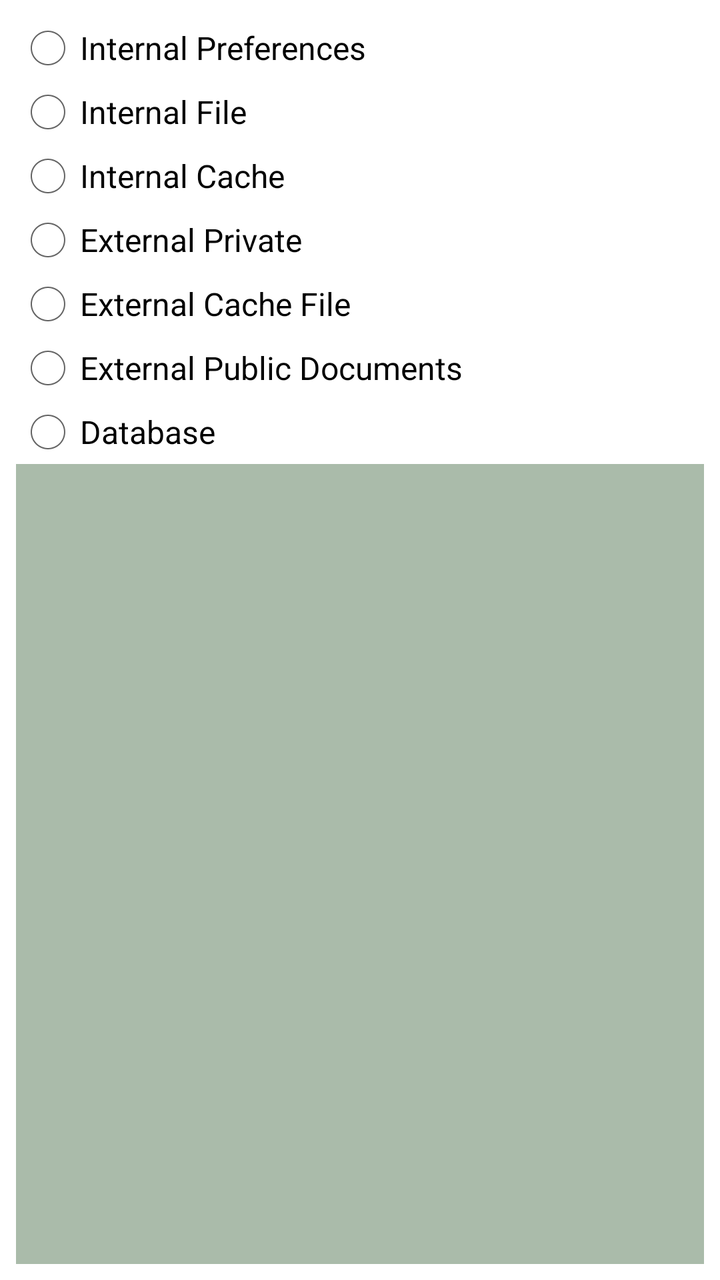
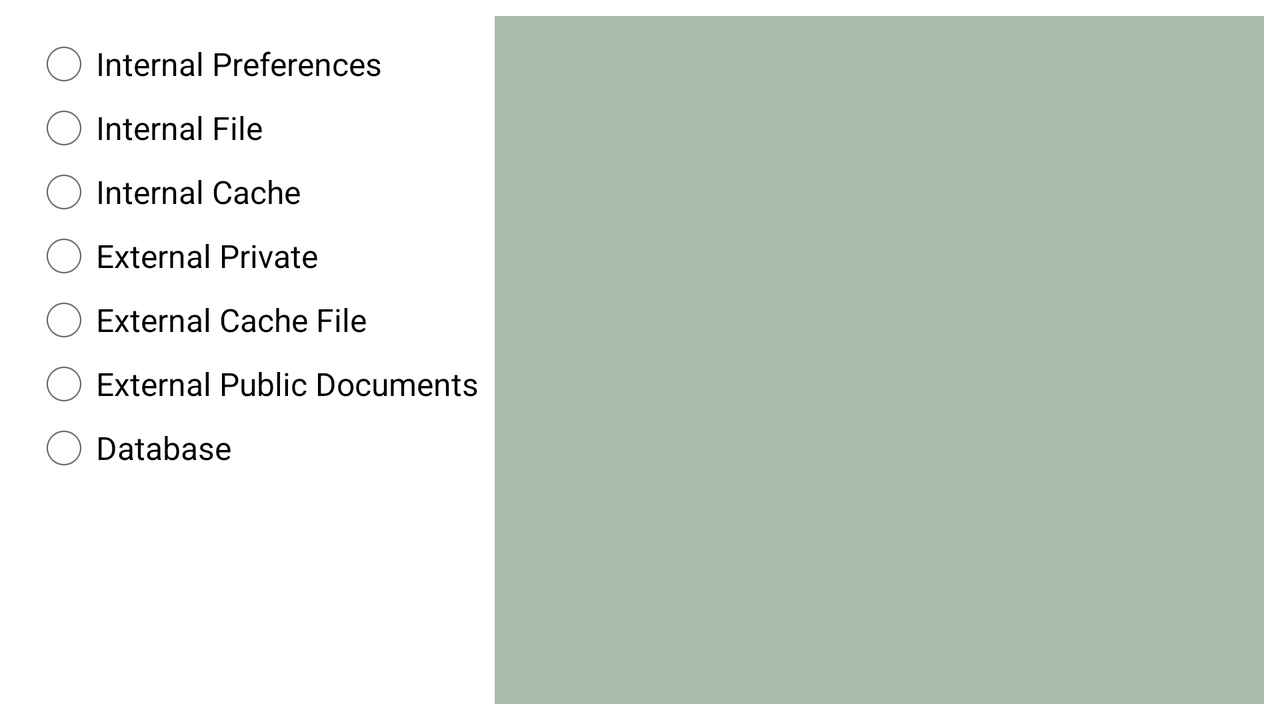

An Android layout and its configuration variant, each rendered on a device that would load it. The default file and the variant file are quoted in full after the pictures.
<!-- AndroidManifest.xml: application theme android:Theme.Holo.Light -->
<!-- res/layout/activity_storage.xml -->
<LinearLayout
    android:orientation="vertical"
    android:layout_width="fill_parent"
    android:layout_height="fill_parent"
    xmlns:android="http://schemas.android.com/apk/res/android"
    android:layout_margin="8dp">

    <RadioGroup
        android:layout_width="fill_parent"
        android:layout_height="wrap_content"
        android:id="@+id/radio_group">

        <RadioButton
            android:layout_width="wrap_content"
            android:layout_height="wrap_content"
            android:text="Internal Preferences"
            android:id="@+id/rdIntPref"
            android:checked="false" />

        <RadioButton
            android:layout_width="wrap_content"
            android:layout_height="wrap_content"
            android:text="Internal File"
            android:id="@+id/rdIntFile"
            android:checked="false" />

        <RadioButton
            android:layout_width="wrap_content"
            android:layout_height="wrap_content"
            android:text="Internal Cache"
            android:id="@+id/rdIntCache"
            android:checked="false" />

        <RadioButton
            android:layout_width="wrap_content"
            android:layout_height="wrap_content"
            android:text="External Private"
            android:id="@+id/rdExtPrivate"
            android:checked="false" />

        <RadioButton
            android:layout_width="wrap_content"
            android:layout_height="wrap_content"
            android:text="External Cache File"
            android:id="@+id/rdExtCache"
            android:checked="false"/>

        <RadioButton
            android:layout_width="wrap_content"
            android:layout_height="wrap_content"
            android:text="External Public Documents"
            android:id="@+id/rdExtPublic"
            android:checked="false" />

        <RadioButton
            android:layout_width="wrap_content"
            android:layout_height="wrap_content"
            android:text="Database"
            android:id="@+id/rdDatabase"
            android:checked="false" />

    </RadioGroup>

    <FrameLayout
        android:layout_width="fill_parent"
        android:layout_height="fill_parent"
        android:id="@+id/fragment_container"
        android:background="#AABBAA"/>

</LinearLayout>
<!-- resources referenced by this layout -->
<resources>

</resources>
<!-- res/layout-land/activity_storage.xml (the repository's variant of the layout above) -->
<!-- drawn on the phone turned sideways -->
<LinearLayout
    android:orientation="horizontal"
    android:layout_width="fill_parent"
    android:layout_height="fill_parent"
    xmlns:android="http://schemas.android.com/apk/res/android"
    android:layout_margin="8dp">

    <LinearLayout
        android:orientation="vertical"
        android:layout_width="wrap_content"
        android:layout_height="fill_parent"
        android:layout_margin="8dp">

        <RadioGroup
            android:layout_width="fill_parent"
            android:layout_height="wrap_content"
            android:id="@+id/radio_group">

            <RadioButton
                android:layout_width="wrap_content"
                android:layout_height="wrap_content"
                android:text="Internal Preferences"
                android:id="@+id/rdIntPref"
                android:checked="false" />

            <RadioButton
                android:layout_width="wrap_content"
                android:layout_height="wrap_content"
                android:text="Internal File"
                android:id="@+id/rdIntFile"
                android:checked="false" />

            <RadioButton
                android:layout_width="wrap_content"
                android:layout_height="wrap_content"
                android:text="Internal Cache"
                android:id="@+id/rdIntCache"
                android:checked="false" />

            <RadioButton
                android:layout_width="wrap_content"
                android:layout_height="wrap_content"
                android:text="External Private"
                android:id="@+id/rdExtPrivate"
                android:checked="false" />

            <RadioButton
                android:layout_width="wrap_content"
                android:layout_height="wrap_content"
                android:text="External Cache File"
                android:id="@+id/rdExtCache"
                android:checked="false"/>

            <RadioButton
                android:layout_width="wrap_content"
                android:layout_height="wrap_content"
                android:text="External Public Documents"
                android:id="@+id/rdExtPublic"
                android:checked="false" />

            <RadioButton
                android:layout_width="wrap_content"
                android:layout_height="wrap_content"
                android:text="Database"
                android:id="@+id/rdDatabase"
                android:checked="false" />

        </RadioGroup>

    </LinearLayout>

    <FrameLayout
        android:layout_width="fill_parent"
        android:layout_height="fill_parent"
        android:id="@+id/fragment_container"
        android:paddingTop="8dp"
        android:background="#AABBAA"/>

</LinearLayout>
